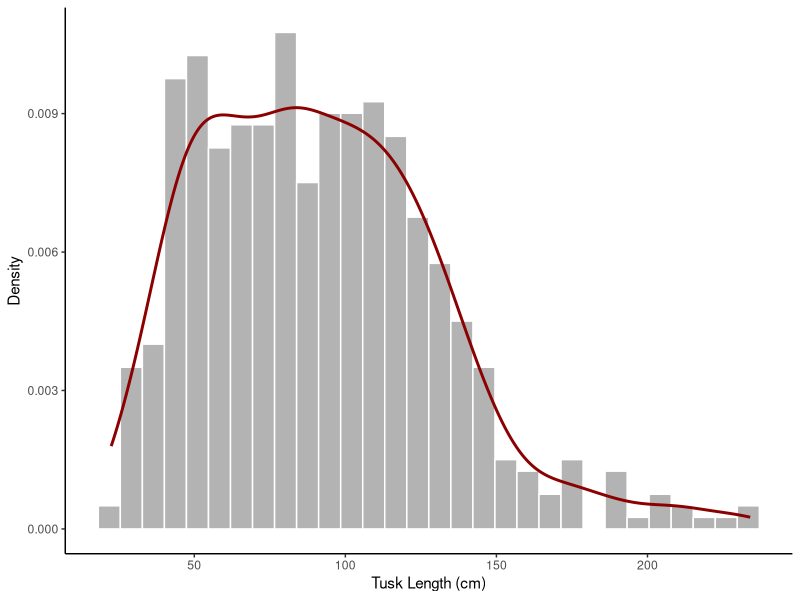
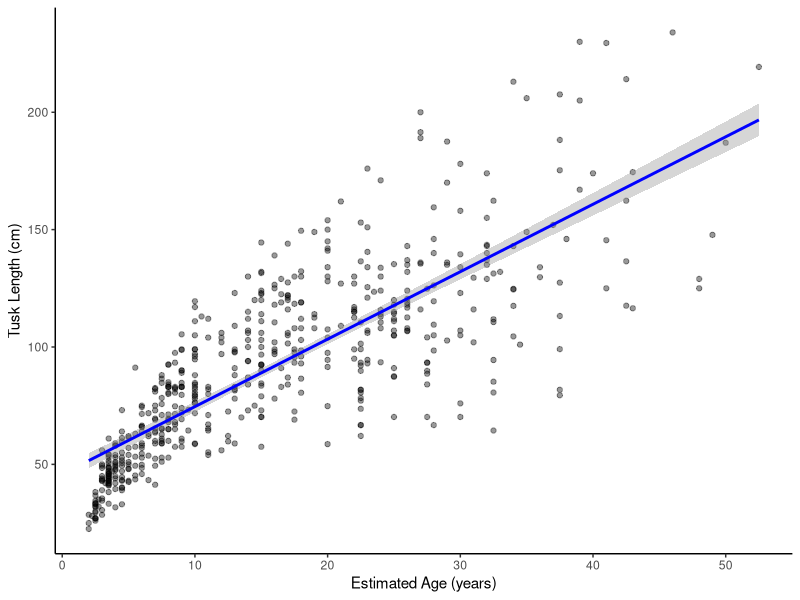
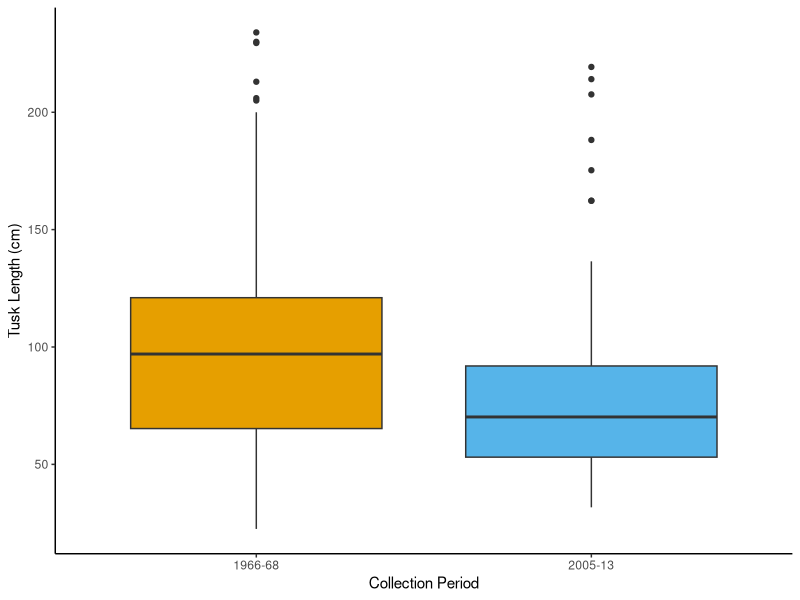

R code for these plots, in order:
## ---- chunk 1
# This chunk sets the global options. include=FALSE means it won't show in the final knitted file.
knitr::opts_chunk$set(echo = FALSE, warning = FALSE, message = FALSE)

# Load required libraries
library(tidyverse)
library(ggplot2)
library(car)

# Load the dataset
elephant_data <- read.csv("dataset_104.csv")

# Clean the data
elephant_clean <- elephant_data %>%
  drop_na(tusk_length_in_cm, estimated_age_years, years_of_sample_collection, sex) %>%
  mutate(
    years_of_sample_collection = as.factor(years_of_sample_collection),
    sex = as.factor(sex)
  )
## ---- chunk 2
ggplot(elephant_clean, aes(x = tusk_length_in_cm)) +
  geom_histogram(aes(y = ..density..), bins = 30, fill = "gray70", color = "white") +
  geom_density(color = "darkred", linewidth = 1) +
  labs(x = "Tusk Length (cm)", y = "Density") +
  theme_classic()
## ---- chunk 3
ggplot(elephant_clean, aes(x = estimated_age_years, y = tusk_length_in_cm)) +
  geom_point(alpha = 0.4) +
  geom_smooth(method = "lm", color = "blue") +
  labs(x = "Estimated Age (years)", y = "Tusk Length (cm)") +
  theme_classic()
## ---- chunk 4
ggplot(elephant_clean, aes(x = years_of_sample_collection, y = tusk_length_in_cm, fill = years_of_sample_collection)) +
  geom_boxplot() +
  scale_fill_manual(values = c("1966-68" = "#E69F00", "2005-13" = "#56B4E9")) +
  labs(x = "Collection Period", y = "Tusk Length (cm)") +
  theme_classic() +
  theme(legend.position = "none")
## ---- chunk 5
# Load required libraries
library(tidyverse)
library(ggplot2)
library(car)

# Load the dataset
elephant_data <- read.csv("dataset_104.csv")

# Clean the data by dropping NAs and coercing factors
elephant_clean <- elephant_data %>%
  drop_na(tusk_length_in_cm, estimated_age_years, years_of_sample_collection, sex) %>%
  mutate(
    years_of_sample_collection = as.factor(years_of_sample_collection),
    sex = as.factor(sex)
  )
